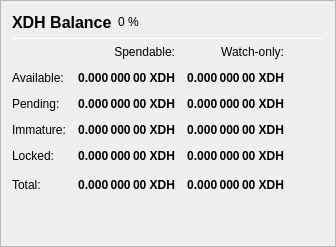
                   <widget class="QFrame" name="frame_Balances">
                    <property name="frameShape">
                     <enum>QFrame::StyledPanel</enum>
                    </property>
                    <property name="frameShadow">
                     <enum>QFrame::Raised</enum>
                    </property>
                    <layout class="QVBoxLayout" name="verticalLayout_4">
                     <item>
                      <layout class="QHBoxLayout" name="horizontalLayout_4">
                       <item>
                        <widget class="QLabel" name="label_5">
                         <property name="minimumSize">
                          <size>
                           <width>0</width>
                           <height>20</height>
                          </size>
                         </property>
                         <property name="font">
                          <font>
                           <pointsize>12</pointsize>
                           <weight>75</weight>
                           <bold>true</bold>
                          </font>
                         </property>
                         <property name="text">
                          <string>XDH Balance</string>
                         </property>
                        </widget>
                       </item>
                       <item>
                        <widget class="QLabel" name="labelXDHPercent">
                         <property name="text">
                          <string notr="true">0 %</string>
                         </property>
                        </widget>
                       </item>
                       <item>
                        <spacer name="horizontalSpacer_3">
                         <property name="orientation">
                          <enum>Qt::Horizontal</enum>
                         </property>
                         <property name="sizeHint" stdset="0">
                          <size>
                           <width>40</width>
                           <height>20</height>
                          </size>
                         </property>
                        </spacer>
                       </item>
                      </layout>
                     </item>
                     <item>
                      <widget class="Line" name="line_Balance">
                       <property name="minimumSize">
                        <size>
                         <width>0</width>
                         <height>1</height>
                        </size>
                       </property>
                       <property name="maximumSize">
                        <size>
                         <width>16777215</width>
                         <height>1</height>
                        </size>
                       </property>
                       <property name="orientation">
                        <enum>Qt::Horizontal</enum>
                       </property>
                      </widget>
                     </item>
                     <item>
                      <layout class="QGridLayout" name="gridLayout">
                       <property name="spacing">
                        <number>12</number>
                       </property>
                       <item row="0" column="1">
                        <widget class="QLabel" name="labelSpendable">
                         <property name="text">
                          <string>Spendable:</string>
                         </property>
                         <property name="alignment">
                          <set>Qt::AlignRight|Qt::AlignTrailing|Qt::AlignVCenter</set>
                         </property>
                        </widget>
                       </item>
                       <item row="0" column="2">
                        <widget class="QLabel" name="labelWatchonly">
                         <property name="text">
                          <string>Watch-only:</string>
                         </property>
                         <property name="alignment">
                          <set>Qt::AlignRight|Qt::AlignTrailing|Qt::AlignVCenter</set>
                         </property>
                        </widget>
                       </item>
                       <item row="1" column="0">
                        <widget class="QLabel" name="labelBalanceText">
                         <property name="text">
                          <string>Available:</string>
                         </property>
                        </widget>
                       </item>
                       <item row="1" column="1">
                        <widget class="QLabel" name="labelBalance">
                         <property name="font">
                          <font>
                           <weight>75</weight>
                           <bold>true</bold>
                          </font>
                         </property>
                         <property name="cursor">
                          <cursorShape>IBeamCursor</cursorShape>
                         </property>
                         <property name="toolTip">
                          <string>Your current spendable balance</string>
                         </property>
                         <property name="text">
                          <string notr="true">0.000 000 00 XDH</string>
                         </property>
                         <property name="alignment">
                          <set>Qt::AlignRight|Qt::AlignTrailing|Qt::AlignVCenter</set>
                         </property>
                         <property name="textInteractionFlags">
                          <set>Qt::LinksAccessibleByMouse|Qt::TextSelectableByKeyboard|Qt::TextSelectableByMouse</set>
                         </property>
                        </widget>
                       </item>
                       <item row="1" column="2">
                        <widget class="QLabel" name="labelWatchAvailable">
                         <property name="font">
                          <font>
                           <weight>75</weight>
                           <bold>true</bold>
                          </font>
                         </property>
                         <property name="cursor">
                          <cursorShape>IBeamCursor</cursorShape>
                         </property>
                         <property name="toolTip">
                          <string>Your current balance in watch-only addresses</string>
                         </property>
                         <property name="text">
                          <string notr="true">0.000 000 00 XDH</string>
                         </property>
                         <property name="alignment">
                          <set>Qt::AlignRight|Qt::AlignTrailing|Qt::AlignVCenter</set>
                         </property>
                         <property name="textInteractionFlags">
                          <set>Qt::LinksAccessibleByMouse|Qt::TextSelectableByKeyboard|Qt::TextSelectableByMouse</set>
                         </property>
                        </widget>
                       </item>
                       <item row="2" column="0">
                        <widget class="QLabel" name="labelPendingText">
                         <property name="text">
                          <string>Pending:</string>
                         </property>
                        </widget>
                       </item>
                       <item row="2" column="1">
                        <widget class="QLabel" name="labelUnconfirmed">
                         <property name="font">
                          <font>
                           <weight>75</weight>
                           <bold>true</bold>
                          </font>
                         </property>
                         <property name="cursor">
                          <cursorShape>IBeamCursor</cursorShape>
                         </property>
                         <property name="toolTip">
                          <string>Total of transactions that have yet to be confirmed, and do not yet count toward the spendable balance</string>
                         </property>
                         <property name="text">
                          <string notr="true">0.000 000 00 XDH</string>
                         </property>
                         <property name="alignment">
                          <set>Qt::AlignRight|Qt::AlignTrailing|Qt::AlignVCenter</set>
                         </property>
                         <property name="textInteractionFlags">
                          <set>Qt::LinksAccessibleByMouse|Qt::TextSelectableByKeyboard|Qt::TextSelectableByMouse</set>
                         </property>
                        </widget>
                       </item>
                       <item row="2" column="2">
                        <widget class="QLabel" name="labelWatchPending">
                         <property name="font">
                          <font>
                           <weight>75</weight>
                           <bold>true</bold>
                          </font>
                         </property>
                         <property name="cursor">
                          <cursorShape>IBeamCursor</cursorShape>
                         </property>
                         <property name="toolTip">
                          <string>Unconfirmed transactions to watch-only addresses</string>
                         </property>
                         <property name="text">
                          <string notr="true">0.000 000 00 XDH</string>
                         </property>
                         <property name="alignment">
                          <set>Qt::AlignRight|Qt::AlignTrailing|Qt::AlignVCenter</set>
                         </property>
                         <property name="textInteractionFlags">
                          <set>Qt::LinksAccessibleByMouse|Qt::TextSelectableByKeyboard|Qt::TextSelectableByMouse</set>
                         </property>
                        </widget>
                       </item>
                       <item row="3" column="0">
                        <widget class="QLabel" name="labelImmatureText">
                         <property name="text">
                          <string>Immature:</string>
                         </property>
                        </widget>
                       </item>
                       <item row="3" column="1">
                        <widget class="QLabel" name="labelImmature">
                         <property name="font">
                          <font>
                           <weight>75</weight>
                           <bold>true</bold>
                          </font>
                         </property>
                         <property name="cursor">
                          <cursorShape>IBeamCursor</cursorShape>
                         </property>
                         <property name="toolTip">
                          <string>Staked or masternode rewards that has not yet matured</string>
                         </property>
                         <property name="text">
                          <string notr="true">0.000 000 00 XDH</string>
                         </property>
                         <property name="alignment">
                          <set>Qt::AlignRight|Qt::AlignTrailing|Qt::AlignVCenter</set>
                         </property>
                         <property name="textInteractionFlags">
                          <set>Qt::LinksAccessibleByMouse|Qt::TextSelectableByKeyboard|Qt::TextSelectableByMouse</set>
                         </property>
                        </widget>
                       </item>
                       <item row="3" column="2">
                        <widget class="QLabel" name="labelWatchImmature">
                         <property name="font">
                          <font>
                           <weight>75</weight>
                           <bold>true</bold>
                          </font>
                         </property>
                         <property name="cursor">
                          <cursorShape>IBeamCursor</cursorShape>
                         </property>
                         <property name="toolTip">
                          <string>Staked or masternode rewards in watch-only addresses that has not yet matured</string>
                         </property>
                         <property name="text">
                          <string notr="true">0.000 000 00 XDH</string>
                         </property>
                         <property name="alignment">
                          <set>Qt::AlignRight|Qt::AlignTrailing|Qt::AlignVCenter</set>
                         </property>
                         <property name="textInteractionFlags">
                          <set>Qt::LinksAccessibleByMouse|Qt::TextSelectableByKeyboard|Qt::TextSelectableByMouse</set>
                         </property>
                        </widget>
                       </item>
                       <item row="4" column="0">
                        <widget class="QLabel" name="labelLockedBalanceText">
                         <property name="toolTip">
                          <string>Locked XDH or Masternode collaterals. These are excluded from zXDH minting.</string>
                         </property>
                         <property name="text">
                          <string>Locked:</string>
                         </property>
                        </widget>
                       </item>
                       <item row="4" column="1">
                        <widget class="QLabel" name="labelLockedBalance">
                         <property name="font">
                          <font>
                           <weight>75</weight>
                           <bold>true</bold>
                          </font>
                         </property>
                         <property name="cursor">
                          <cursorShape>IBeamCursor</cursorShape>
                         </property>
                         <property name="toolTip">
                          <string>Locked XDH or Masternode collaterals. These are excluded from zXDH minting.</string>
                         </property>
                         <property name="text">
                          <string notr="true">0.000 000 00 XDH</string>
                         </property>
                         <property name="alignment">
                          <set>Qt::AlignRight|Qt::AlignTrailing|Qt::AlignVCenter</set>
                         </property>
                         <property name="textInteractionFlags">
                          <set>Qt::LinksAccessibleByMouse|Qt::TextSelectableByKeyboard|Qt::TextSelectableByMouse</set>
                         </property>
                        </widget>
                       </item>
                       <item row="4" column="2">
                        <widget class="QLabel" name="labelWatchLocked">
                         <property name="font">
                          <font>
                           <weight>75</weight>
                           <bold>true</bold>
                          </font>
                         </property>
                         <property name="cursor">
                          <cursorShape>IBeamCursor</cursorShape>
                         </property>
                         <property name="toolTip">
                          <string>Current locked balance in watch-only addresses</string>
                         </property>
                         <property name="text">
                          <string notr="true">0.000 000 00 XDH</string>
                         </property>
                         <property name="alignment">
                          <set>Qt::AlignRight|Qt::AlignTrailing|Qt::AlignVCenter</set>
                         </property>
                         <property name="textInteractionFlags">
                          <set>Qt::LinksAccessibleByMouse|Qt::TextSelectableByKeyboard|Qt::TextSelectableByMouse</set>
                         </property>
                        </widget>
                       </item>
                       <item row="5" column="0">
                        <widget class="QLabel" name="labelTotalText">
                         <property name="toolTip">
                          <string>Your current Dilithium balance, unconfirmed and immature transactions included</string>
                         </property>
                         <property name="text">
                          <string>Total:</string>
                         </property>
                        </widget>
                       </item>
                       <item row="5" column="1">
                        <widget class="QLabel" name="labelTotal">
                         <property name="font">
                          <font>
                           <weight>75</weight>
                           <bold>true</bold>
                          </font>
                         </property>
                         <property name="cursor">
                          <cursorShape>IBeamCursor</cursorShape>
                         </property>
                         <property name="toolTip">
                          <string>Your current Dilithium balance, unconfirmed and immature transactions included</string>
                         </property>
                         <property name="text">
                          <string notr="true">0.000 000 00 XDH</string>
                         </property>
                         <property name="alignment">
                          <set>Qt::AlignRight|Qt::AlignTrailing|Qt::AlignVCenter</set>
                         </property>
                         <property name="textInteractionFlags">
                          <set>Qt::LinksAccessibleByMouse|Qt::TextSelectableByKeyboard|Qt::TextSelectableByMouse</set>
                         </property>
                        </widget>
                       </item>
                       <item row="5" column="2">
                        <widget class="QLabel" name="labelWatchTotal">
                         <property name="font">
                          <font>
                           <weight>75</weight>
                           <bold>true</bold>
                          </font>
                         </property>
                         <property name="cursor">
                          <cursorShape>IBeamCursor</cursorShape>
                         </property>
                         <property name="toolTip">
                          <string>Current total balance in watch-only addresses</string>
                         </property>
                         <property name="text">
                          <string notr="true">0.000 000 00 XDH</string>
                         </property>
                         <property name="alignment">
                          <set>Qt::AlignRight|Qt::AlignTrailing|Qt::AlignVCenter</set>
                         </property>
                         <property name="textInteractionFlags">
                          <set>Qt::LinksAccessibleByMouse|Qt::TextSelectableByKeyboard|Qt::TextSelectableByMouse</set>
                         </property>
                        </widget>
                       </item>
                       <item row="5" column="3">
                        <spacer name="horizontalSpacer_9">
                         <property name="orientation">
                          <enum>Qt::Horizontal</enum>
                         </property>
                         <property name="sizeHint" stdset="0">
                          <size>
                           <width>40</width>
                           <height>20</height>
                          </size>
                         </property>
                        </spacer>
                       </item>
                      </layout>
                     </item>
                     <item>
                      <spacer name="verticalSpacer_3">
                       <property name="orientation">
                        <enum>Qt::Vertical</enum>
                       </property>
                       <property name="sizeHint" stdset="0">
                        <size>
                         <width>20</width>
                         <height>40</height>
                        </size>
                       </property>
                      </spacer>
                     </item>
                    </layout>
                   </widget>
